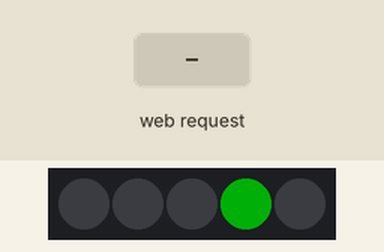
Bench run of a sketch on a simulated ESP32. On the bench: 5 RGB LEDs in strip order, left to right. Inputs (shaded band) come from the test bench. Dim RGB values are drawn brighter than linear; WiFi joins after 1.5 s; servers stay silent unless stated; not simulated (calls return 0 or success): secrets.h; what the sketch prints to the serial monitor is not drawn.

Above: at 3.28 s.
3.3 s: HTTP request GET /off received
At 3.43 s:
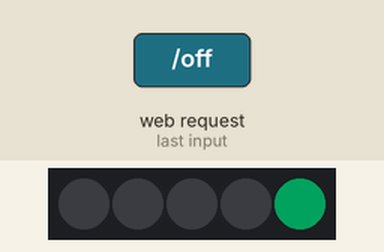
At 4.1 s:
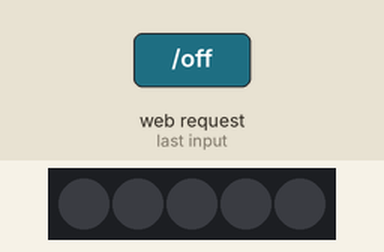
5.0 s: HTTP request GET /on received
At 5.07 s:
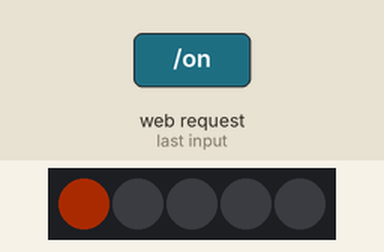
Timing chart, 0 to 27.9 s (numbered marks = the images above; inputs shaded):
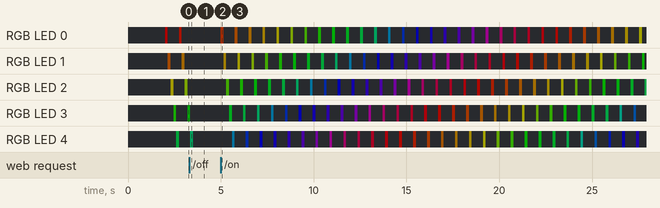

Measured:
- after the input at 3.3 s, the LEDs: first differ from a run without the input after 0.21 s (image 2)
- after the input at 5.0 s, RGB LED 0: off → RGB(44, 11, 0) at once, → off 0.15 s later, → RGB(38, 17, 0) 0.60 s later, → off 0.15 s later, … (62 changes in this stretch); RGB LED 1: off → RGB(37, 29, 0) after 0.15 s, → off 0.15 s later, → RGB(37, 35, 0) 0.60 s later, → off 0.15 s later, … (62 changes in this stretch)

The sketch:

wifi.ino
```cpp
#include <WiFi.h>
#include <WebServer.h>
#include "secrets.h"
#include <FastLED.h>

#define NUM_LEDS 5
#define DATA_PIN 2
#define BRIGHTNESS 55
bool isOn = true;

CRGB leds[NUM_LEDS];
uint8_t gHue = 0;


// Adresse IP fixe
IPAddress local_IP(192, 168, 0, 200);      // Adresse IP fixe
IPAddress gateway(192, 168, 0, 1);         // IP de la box
IPAddress subnet(255, 255, 255, 0);        // Masque de sous-réseau
IPAddress primaryDNS(8, 8, 8, 8);          // DNS (optionnel)
IPAddress secondaryDNS(8, 8, 4, 4);        // DNS (optionnel)

const int LedBleuPin = 2;
WebServer server(80);

void connectToWiFi() {
  // Configuration IP statique
  if (!WiFi.config(local_IP, gateway, subnet, primaryDNS, secondaryDNS)) {
    Serial.println("Erreur config IP statique !");
  }

  Serial.print("Connexion à ");
  Serial.println(ssid);
  WiFi.begin(ssid, password);

  while (WiFi.status() != WL_CONNECTED) {
    delay(1000);
    Serial.print(".");
  }

  Serial.println("\nConnecté !");
  Serial.print("Adresse IP : ");
  Serial.println(WiFi.localIP());
}

void handleLedOn() {
  digitalWrite(LedBleuPin, HIGH);
  isOn = true;
  server.send(200, "text/plain", "LED BLEUE ON");
}

void handleLedOff() {
  digitalWrite(LedBleuPin, LOW);
  isOn = false;
  FastLED.clear();      // éteint les LEDs RGB
  FastLED.show();
  server.send(200, "text/plain", "LED BLEUE OFF");
}

void handleNotFound() {
  server.send(404, "text/plain", "Commande inconnue");
}

void setup() {
  Serial.begin(115200);
  pinMode(LedBleuPin, OUTPUT);
  digitalWrite(LedBleuPin, LOW);

  connectToWiFi();

  server.on("/on", handleLedOn);
  server.on("/off", handleLedOff);
  server.onNotFound(handleNotFound);
  server.begin();

  Serial.println("Serveur HTTP lancé !");

  FastLED.addLeds<WS2812B, DATA_PIN, GRB>(leds, NUM_LEDS);
  FastLED.setBrightness(BRIGHTNESS);
}

void loop() {
  server.handleClient();
    if (isOn) {
      for (int i = 0; i < NUM_LEDS; i++) {
      leds[i] = CHSV(gHue + i * 30, 255, 255);
      FastLED.show();
      delay(150);
      leds[i] = CRGB::Black;
    }
    gHue += 10;
  }
}
```
